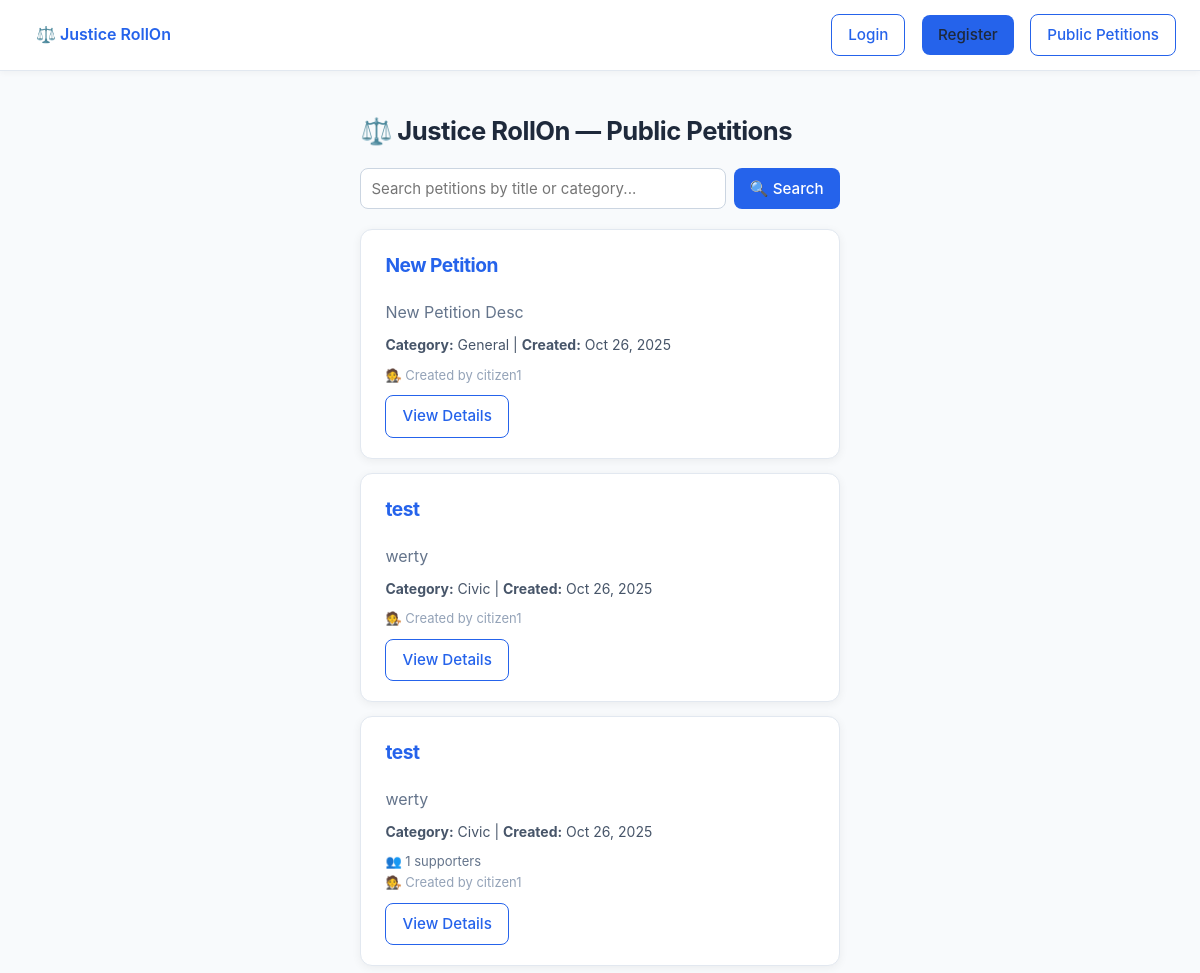
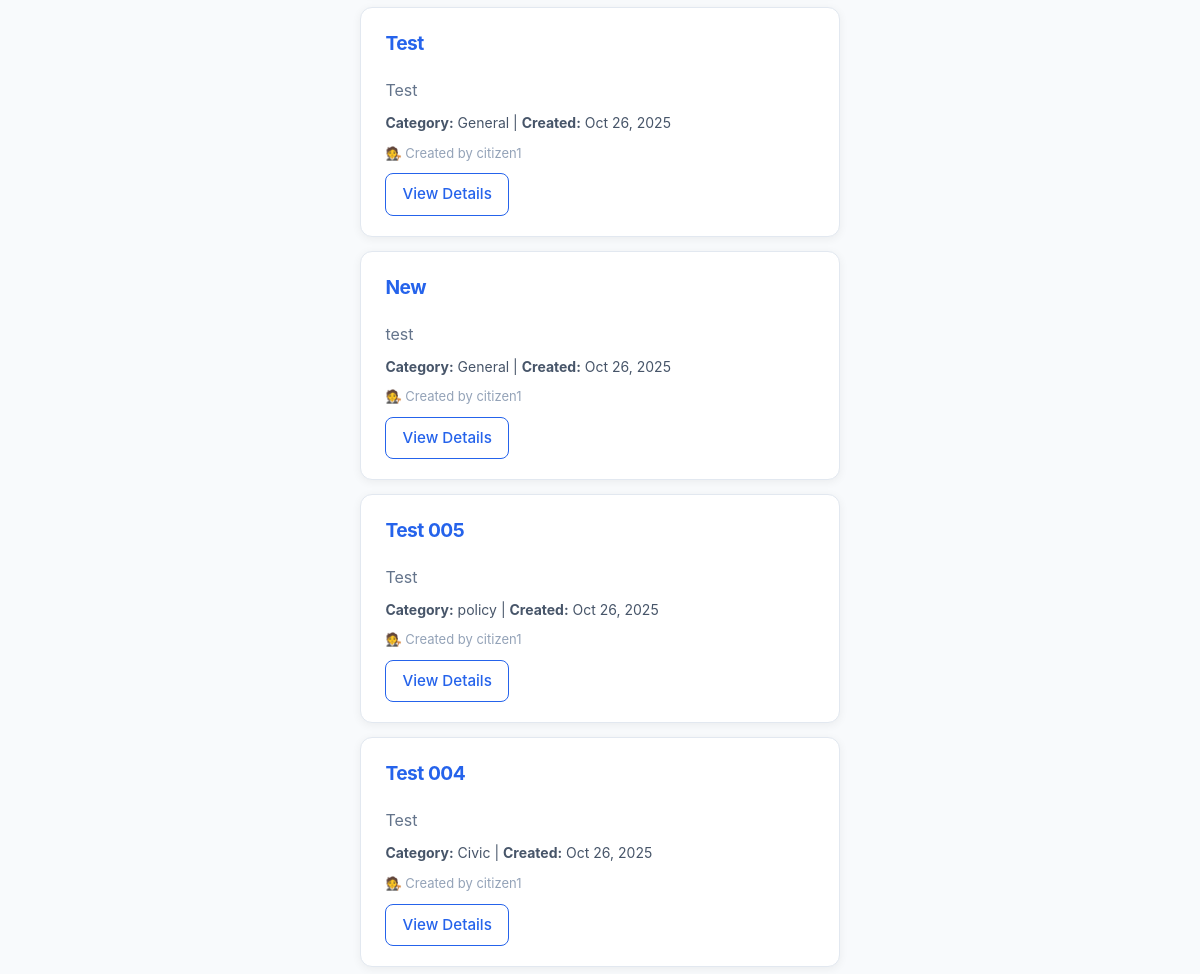
The page /justice-index/ (upper part) on the database as committed earlier (2 pictures, top to bottom).
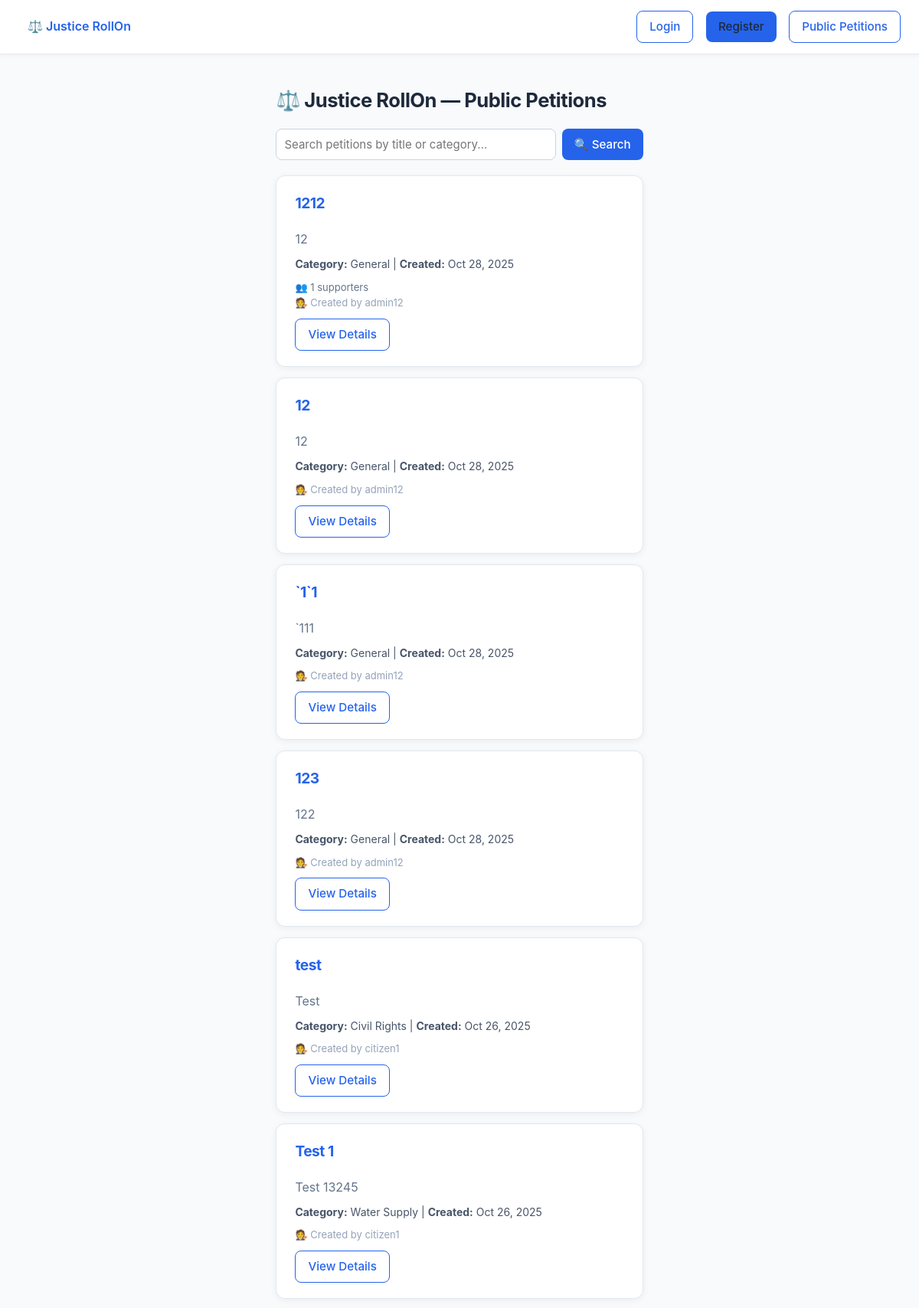
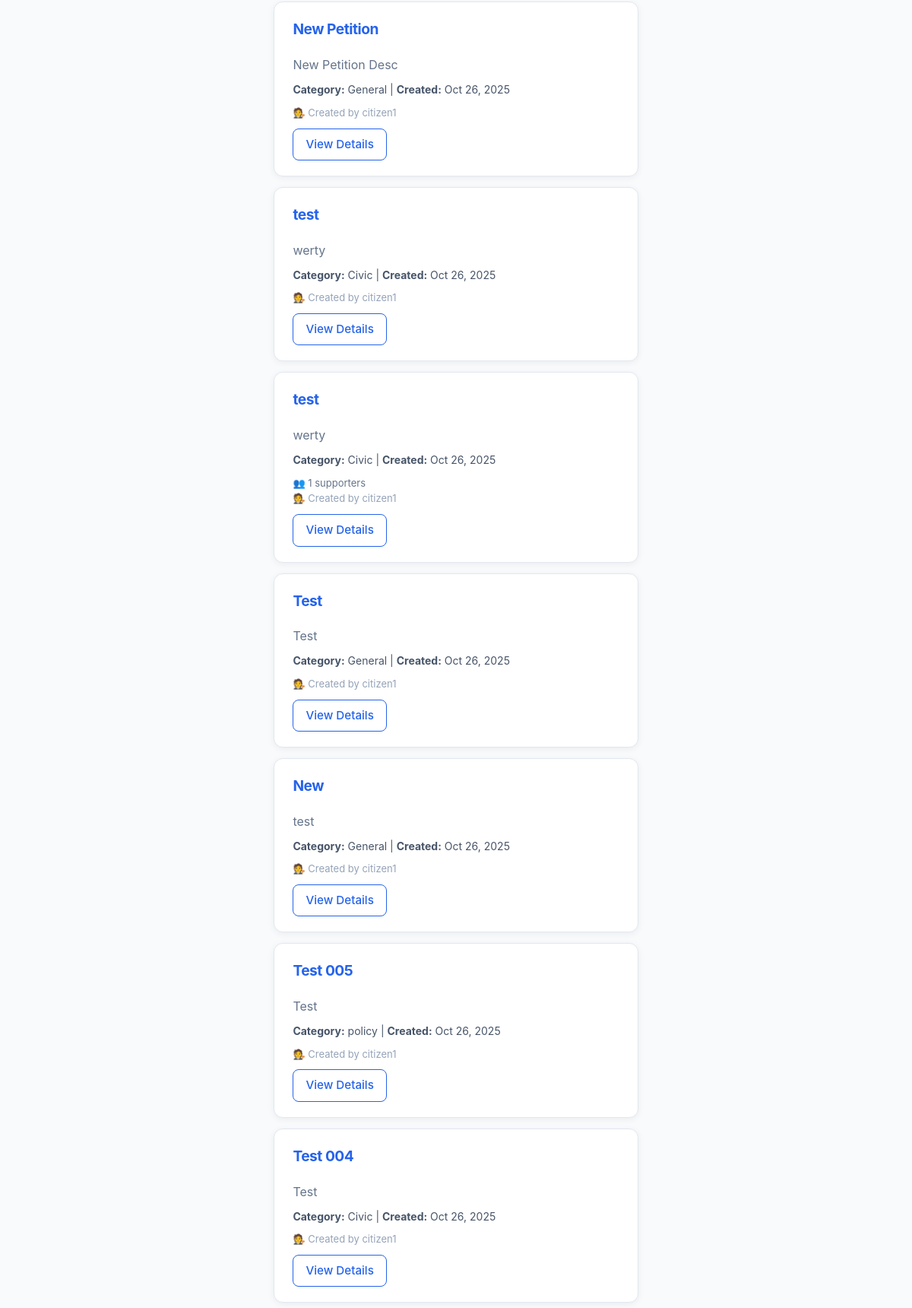
The same page on the database as committed later (2 pictures, top to bottom).
### core/models.py (models this page shows, shortened)
class Petition(models.Model):
    creator = models.ForeignKey(User, on_delete=models.CASCADE, related_name="petitions")
    title = models.CharField(max_length=255)
    description = models.TextField()
    category = models.CharField(max_length=100, choices=[
        ("general", "General"),
        ("legal", "Legal Rights"),
        ("welfare", "Public Welfare"),
        ("environment", "Environmental"),
        ("policy", "Policy Reform"),
    ], default="general")
    visibility = models.CharField(max_length=20, choices=[("public", "Public"), ("private", "Private")], default="public")
    status = models.CharField(
        max_length=20,
        choices=[
            ("draft", "Draft"),
            ("pending", "Pending"),
            ("published", "Published"),
            ("rejected", "Rejected"),
        ],
        default="draft",
    )
    evidences = models.ManyToManyField("Evidence", related_name="petitions", blank=True)
    supporters = models.ManyToManyField("User", related_name="supported_petitions", blank=True)  # ✅ add this
    supporter_count = models.PositiveIntegerField(default=0)  # ✅ optional, for fast counting
    created_at = models.DateTimeField(auto_now_add=True)
    published_at = models.DateTimeField(null=True, blank=True)

class User(AbstractUser):
    ROLE_CHOICES = (("admin","Admin"), ("lawyer","Lawyer"), ("citizen","Citizen"))
    role = models.CharField(max_length=20, choices=ROLE_CHOICES, default="citizen")

### core/views.py (the view)
# urls.py: path("justice-index/", views.justice_index, name="justice_index"),
def justice_index(request):
    query = request.GET.get("q", "").strip()
    petitions = Petition.objects.filter(status="published").order_by("-created_at")
    if query:
        petitions = petitions.filter(
            Q(title__icontains=query) | Q(category__icontains=query)
        )
    return render(request, "justice_index.html", {
        "petitions": petitions,
        "query": query,
    })

### core/templates/justice_index.html (shortened to what this page needs)
{% extends "base.html" %}
{% block content %}
<h2 style="margin-bottom: 16px;">⚖️ Justice RollOn — Public Petitions</h2>
<form method="get" action="" style="margin-bottom: 20px; display:flex; gap:8px;">
  <input type="text" name="q" value="{{ query }}"
         placeholder="Search petitions by title or category..."
         style="flex:1;padding:10px;border-radius:8px;border:1px solid #CBD5E1;">
  <button type="submit" class="btn">🔍 Search</button>
</form>
{% if petitions %}
  {% for p in petitions %}
    <div class="card" style="margin-bottom: 14px;">
      <h3 style="margin-top:0;">{{ p.title }}</h3>
      <p style="margin-bottom:10px;">{{ p.description|truncatechars:180 }}</p>
      <div style="font-size:14px;color:#475569;margin-bottom:8px;">
        <strong>Category:</strong> {{ p.category }} |
        <strong>Created:</strong> {{ p.created_at|date:"M d, Y" }}
      </div>
      {% if p.supporter_count %}
        <div style="font-size:13px;color:#64748B;">👥 {{ p.supporter_count }} supporters</div>
      {% endif %}
      {% if p.creator %}
        <div style="font-size:13px;color:#94A3B8;">🧑‍⚖️ Created by {{ p.creator.username }}</div>
      {% endif %}
      <a href="{% url 'petition_detail' p.id %}" class="btn outline" style="margin-top:10px;">View Details</a>
    </div>
  {% endfor %}
{% else %}
  <div class="card" style="text-align:center;">
    <p style="color:#64748B;">No published petitions found.</p>
  </div>
{% endif %}
{% endblock %}

Rows that differ between the two databases and show on the page:
added Petition: title "1212", description "12", category "General", created_at "Oct 28, 2025", supporter_count "1", creator.username "admin12"
added Petition: title "12", description "12", category "General", created_at "Oct 28, 2025", creator.username "admin12"
added Petition: title "`1`1", description "`111", category "General", created_at "Oct 28, 2025", creator.username "admin12"
added Petition: title "123", description "122", category "General", created_at "Oct 28, 2025", creator.username "admin12"
now on this page (row edited): Petition: title "test", description "Test", category "Civil Rights", created_at "Oct 26, 2025", creator.username "citizen1"
now on this page (row edited): Petition: title "Test 1", description "Test 13245", category "Water Supply", created_at "Oct 26, 2025", creator.username "citizen1"
